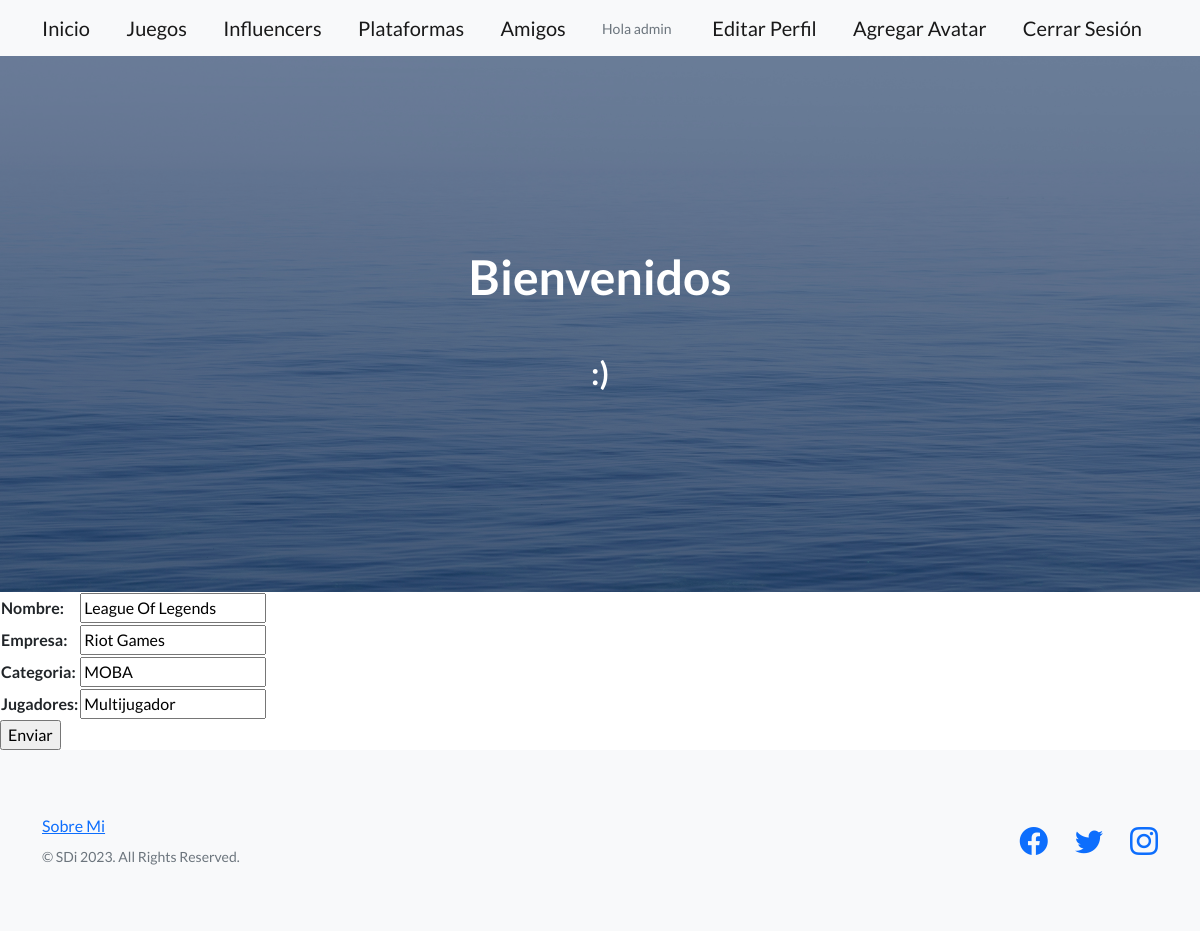
The page /AppGenerica/editar_juego/League Of Legends (signed in) on the database its author committed.
### AppGenerica/models.py (models this page shows, shortened)
class Juego(models.Model):
    nombre = models.CharField(max_length=40)
    empresa = models.CharField(max_length=40)
    categoria = models.CharField(max_length=40)
    jugadores = models.CharField(max_length=40)

### AppGenerica/views.py (the view)
# urls.py: path(r'editar_juego/<juego_nombre>', views.editar_juego, name='EditarJuego'),
@login_required
def editar_juego(request, juego_nombre):
    juego = Juego.objects.get(nombre=juego_nombre)
    if request.method == 'POST':
        mi_formulario = form_juego_formulario(request.POST)
        print(mi_formulario)
        if mi_formulario.is_valid:
            informacion = mi_formulario.cleaned_data
            juego.nombre = informacion['nombre']
            juego.empresa = informacion['empresa']
            juego.categoria = informacion['categoria']
            juego.jugadores = informacion['jugadores']
            juego.save()
            return render(request, r'inicio.html')
    else:
            mi_formulario = form_juego_formulario(initial={'nombre': juego.nombre, 'empresa': juego.empresa,
                                                           'categoria': juego.categoria, 'jugadores': juego.jugadores})
    return render(request, r'editar_juego.html', {"mi_formulario":mi_formulario, "juego_nombre":juego_nombre})

### AppGenerica/forms.py
class form_juego_formulario(forms.Form):
    nombre = forms.CharField(max_length=40)
    empresa = forms.CharField(max_length=40)
    categoria = forms.CharField(max_length=40)
    jugadores = forms.CharField(max_length=40)

### AppGenerica/templates/editar_juego.html (shortened to what this page needs)
{% extends 'padre.html' %}
{% load static %}
{% block contenidoQueCambia %}
    <form action="" method="POST"> {% csrf_token %}
        <table>
            {{ mi_formulario.as_table }}
        </table>
        <input type="submit", value="Enviar">
    </form>
{% endblock %}

### AppGenerica/templates/padre.html (shortened to what this page needs)
<!DOCTYPE html>
<html lang="en">
    <head>
        {% load static %}
        <link href="https://cdn.jsdelivr.net/npm/bootstrap-icons@1.5.0/font/bootstrap-icons.css" rel="stylesheet" type="text/css" />
        <link href="{% static 'AppGenerica/css/styles.css' %}" rel="stylesheet" />
    </head>
    <body>
        <nav class="navbar navbar-light bg-light static-top">
            <div class="container">
                <a class="navbar-brand" href="{% url 'Inicio' %}">Inicio</a>
                <a class="navbar-brand" href="{% url 'LeerJuego' %}">Juegos</a>
                <a class="navbar-brand" href="{% url 'LeerInfluencer' %}">Influencers</a>
                <a class="navbar-brand" href="{% url 'LeerPlataforma' %}">Plataformas</a>
                <a class="navbar-brand" href="{% url 'LeerAmigo' %}">Amigos</a>
                {% if request.user.is_authenticated %}
                <p class="text-muted small mb-4 mb-lg-0">Hola {{user.username}}</p>
                <a class="navbar-brand" href="{% url 'EditarPerfil' %}">Editar Perfil</a>
                <a class="navbar-brand" href="{% url 'AgregarAvatar' %}">Agregar Avatar</a>
                <a class="navbar-brand" href="{% url 'Logout' %}">Cerrar Sesión</a>
                {% endif %}
            </div>
        </nav>
        <header class="masthead">
            <div class="container position-relative">
                <div class="row justify-content-center">
                    <div class="col-xl-6">
                        <div class="text-center text-white">
                            <h1 class="mb-5">Bienvenidos</h1>
                            <h2>:)</h2>
                        </div>
                    </div>
                </div>
            </div>
        </header>
        {% block contenidoQueCambia %}
        {% endblock %}
        <footer class="footer bg-light">
            <div class="container">
                <div class="row">
                    <div class="col-lg-6 h-100 text-center text-lg-start my-auto">
                        <ul class="list-inline mb-2">
                            <li class="list-inline-item"><a href="{% url 'SobreMi' %}">Sobre Mi</a></li>
                        </ul>
                        <p class="text-muted small mb-4 mb-lg-0">&copy; SDi 2023. All Rights Reserved.</p>
                    </div>
                    <div class="col-lg-6 h-100 text-center text-lg-end my-auto">
                        <ul class="list-inline mb-0">
                            <li class="list-inline-item me-4">
                                <a href="{% url 'Nada' %}"><i class="bi-facebook fs-3"></i></a>
                            </li>
                            <li class="list-inline-item me-4">
                                <a href="{% url 'Nada' %}"><i class="bi-twitter fs-3"></i></a>
                            </li>
                            <li class="list-inline-item">
                                <a href="{% url 'Nada' %}"><i class="bi-instagram fs-3"></i></a>
                            </li>
                        </ul>
                    </div>
                </div>
            </div>
        </footer>
    </body>
</html>

### rows shown on the page
Juego: nombre "League Of Legends", empresa "Riot Games", categoria "MOBA", jugadores "Multijugador"

### other values the page prints
{{ user.username }} "admin"
